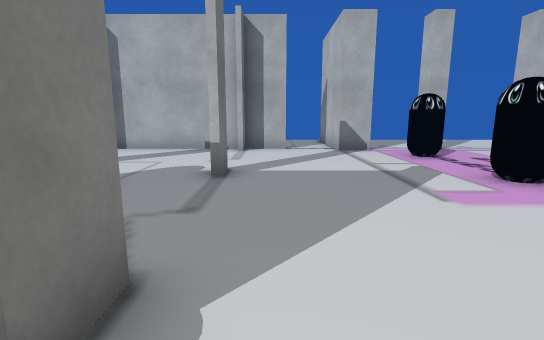
View 1 (above)

22 first-person views from a walk through a Unity game level. The camera is 1.2 m above the floor, tilts 10° down and sees 85° across. The floor is counted in squares, 1 m on a side. Each view is taken from the middle of a square. On the plan, view 1 faces up. The plan holds only what a view shows up to about 13 squares ahead; the rest is blank. The place goes on beyond the plan. The player character is not drawn. Door leaves are left out, so doorways stand open. Some surface patterns are stand-ins.

View 2
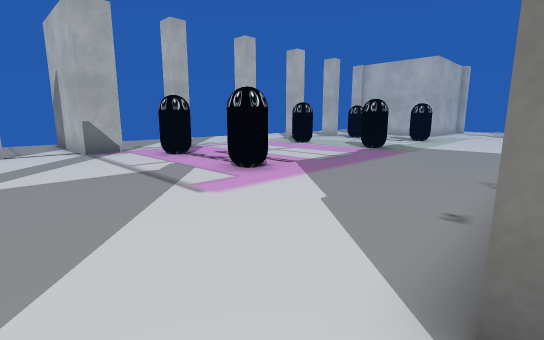

View 3
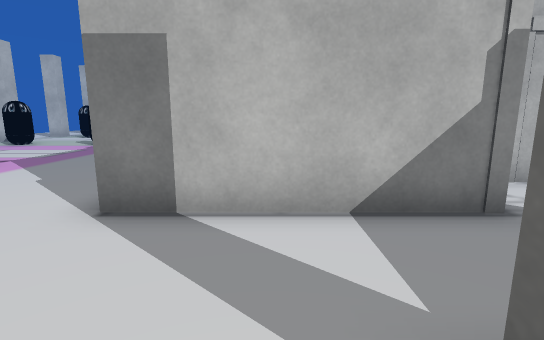

View 4
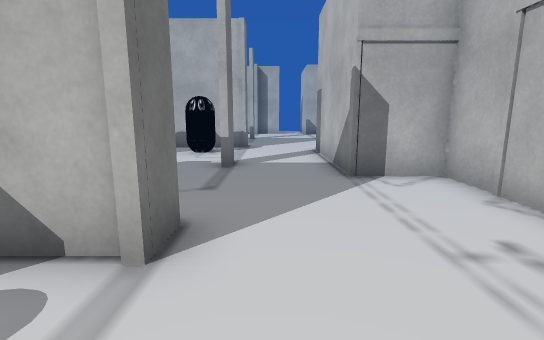

View 5
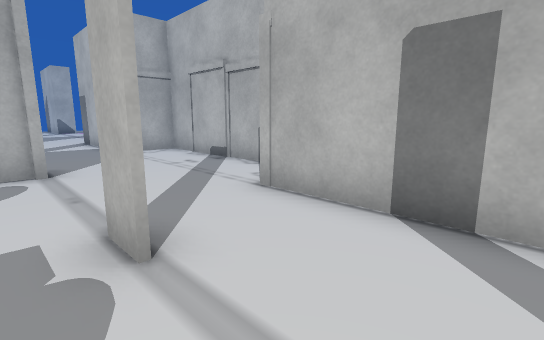

View 6
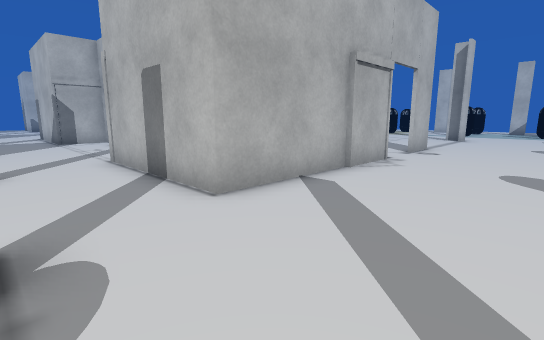

View 7
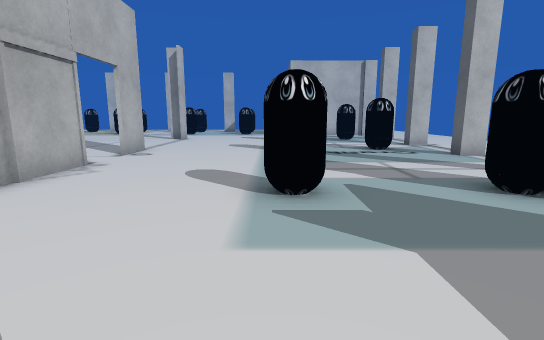

View 8
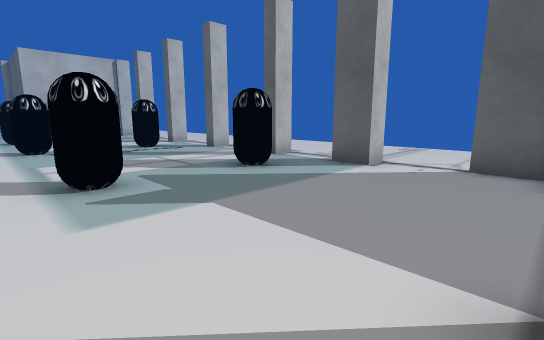

View 9
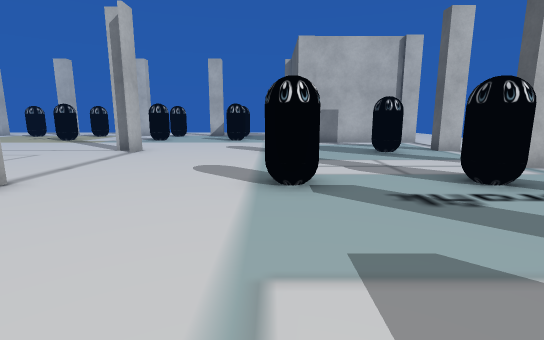

View 10
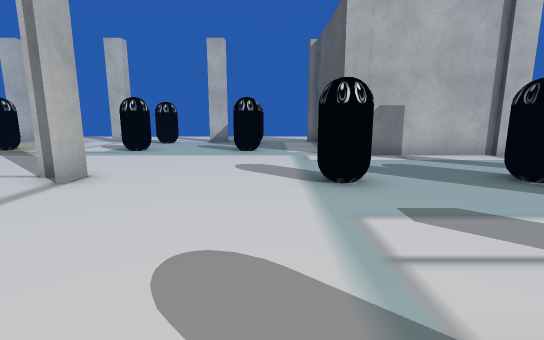

View 11
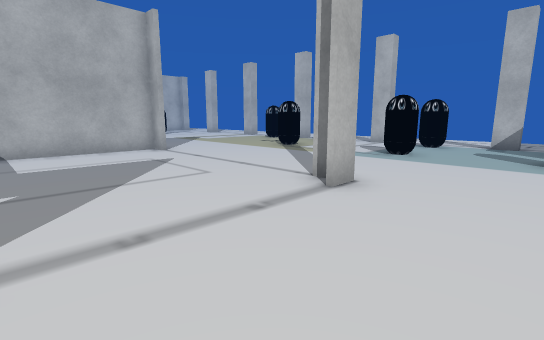

View 12
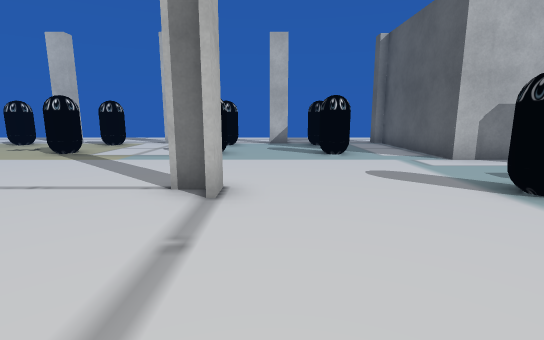

View 13
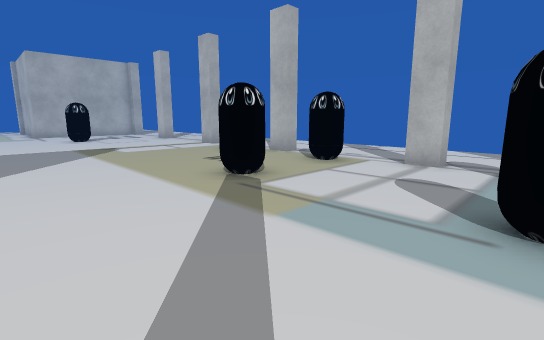

View 14
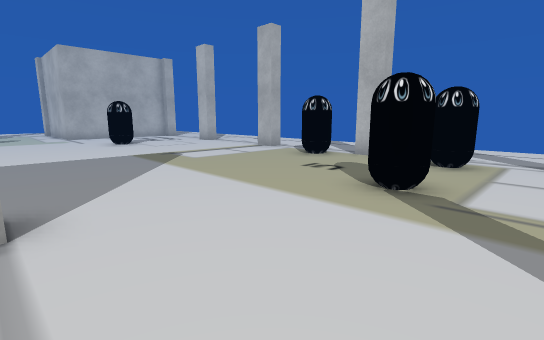

View 15
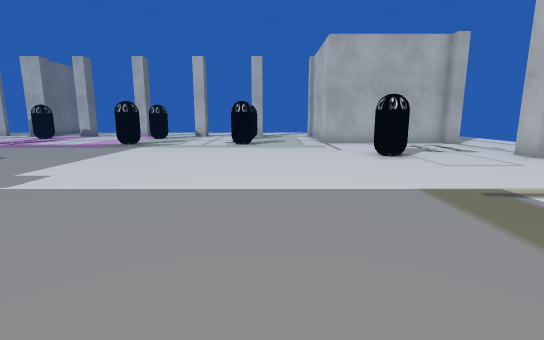

View 16
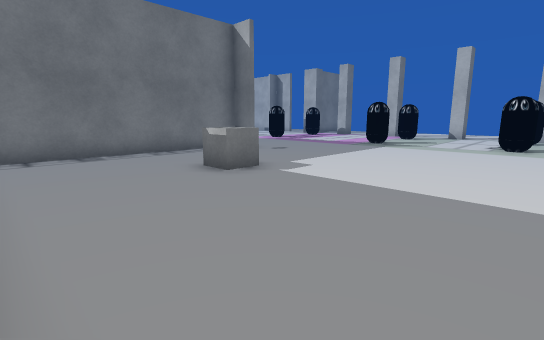

View 17
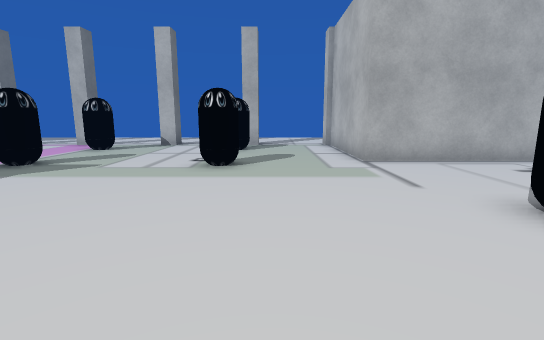

View 18
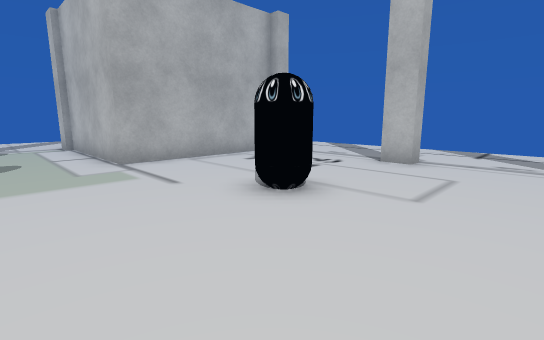

View 19
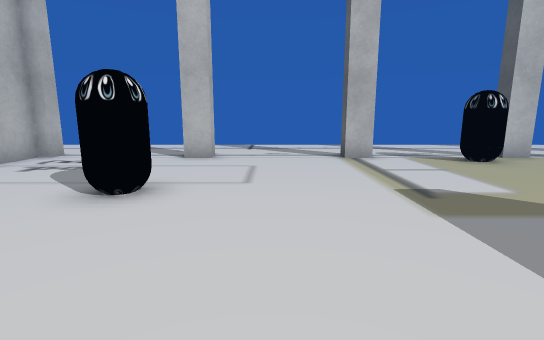

View 20
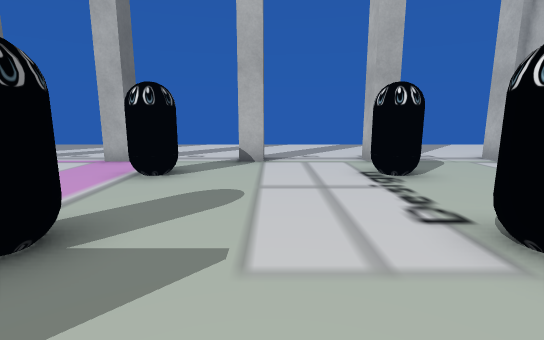

View 21
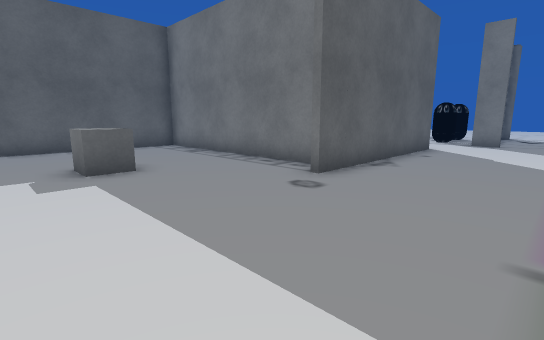

View 22
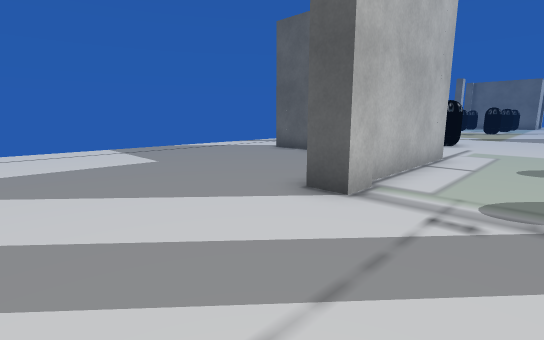

### Floor plan
Points are (right, up) in squares from view 1. A wall is a line through its corners. A room is listed if a view was taken in it or the views show most of it. See-through windows are left out.
Room 1 (views 1, 2, 3)
walls: (-1, -2.8) (-1, -3.9); (1.6, -4.9) (1.6, 0.2); (-1, 1.1) (-2.4, 1.1)
ways out: opening at (0.5, -6) to room 2; open door at (-1, -6.5) to room 2; opening at (0.5, 0.5) to room 3
objects: other object (-2, -1) to (-2, 0)
Room 2 (views 4, 5)
walls: (-1.2, -13.6) (-1.2, -12.8); (-1, -7.8) (-1, -8.6) (-2.4, -8.6); (3.6, -10) (3.6, -4.9) (1.6, -4.9); (1.6, -15.4) (1.6, -12)
ways out: opening at (0.5, -6) to room 1; open door at (-1, -6.5) to room 1; opening at (0.5, -16.5) to room 3; open door at (-1, -16.5) to room 3
Room 3 (views 6, 7, 8, 9, 10, 11, 12, 13, 14, 15, 16, 17, 18, 19, 20, 21, 22)
walls: (16.9, -8.6) (12.4, -8.6); (8.9, 0) (7.8, 0) (7.8, -8.4) (13.5, -8.4); (26.5, -4) (25.9, -4) (25.9, -3.2) (26.5, -3.2); (26.5, -8.8) (25.9, -8.8) (25.9, -7.9); (16.9, -17) (16.9, -16.2); (17.1, -17.1) (16.2, -17.1); (11.4, -17.1) (9.8, -17.1); (26.5, 0.8) (25.9, 0.8) (25.9, 1.8); (7.8, -17.1) (1.6, -17.1) (1.6, -15.4); (1.6, 0.2) (8.9, 0.2); (25, 7) (26.8, 7); (26.1, 6.2) (20.6, 6.2) (20.6, 11.1); (26.8, 5.8) (26.1, 5.8); (26.5, -18.7) (25.9, -18.7) (25.9, -17.9); (16.9, 11.1) (16.9, 12); (17.5, 11.1) (16.6, 11.1); (13.9, 11.1) (13, 11.1); (20.4, 11.1) (20.4, 11.9) (21.2, 11.9); (10.1, 11.1) (9.4, 11.1); (-1, 2.1) (-1, 1.1); (3.8, 11.1) (2.5, 11.1) (2.5, 12.6); (-1, 7) (-1, 5.9); (20.6, -28.2) (20.6, -23.2) (25.2, -23.2); (16.9, -28.9) (16.9, -28.1) (17.4, -28.1); (13.1, -28.9) (13.1, -28); (0.6, 11.6) (-1, 11.6) (-1, 10.8); (9.5, -28.9) (9.5, -28.1) (10.1, -28.1); (5.9, -28.9) (5.9, -28); (2.5, -28.9) (2.5, -28.1) (3.8, -28.1); (-0.8, -28.7) (0.5, -28.7)
ways out: opening at (0.5, 0.5) to room 1; opening at (0.5, -16.5) to room 2; open door at (-1, -16.5) to room 2; opening at (-1, 5); opening at (-1, 10); opening at (1.5, 12); open door at (-1, -26.5); open door at (-1, 3); open door at (-1, 8); open door at (1.5, -29); open door at (8.5, -17); gap at (13, -29)
objects: other object (4, -26) to (5, -26); other object (4, -23) to (5, -22); other object (4, 5) to (5, 6); other object (4, 9) to (5, 10); other object (11, -26) to (12, -26); other object (11, -23) to (12, -22); other object (11, 5) to (12, 6); other object (11, 9) to (12, 10); cube (12, -4) to (12, -3); other object (16, -26) to (17, -26); other object (16, -23) to (17, -22); other object (16, 5) to (17, 6); other object (16, 9) to (17, 10); other object (21, 1) to (22, 2); other object (22, -20); other object (22, -16); other object (22, -11) to (23, -11); other object (25, -20) to (26, -20); other object (25, -16) to (26, -16); other object (25, -11) to (26, -11); other object (25, -7) to (26, -6)

Where each view was taken, in squares from view 1:
view 1: 0 up, 0 right, facing up
view 2: 0 up, 0 right, facing up-right
view 3: 2 down, 2 left, facing right
view 4: 11 down, 0 right, facing up
view 5: 16 down, 2 left, facing up-right
view 6: 21 down, 1 left, facing up-right
view 7: 22 down, 0 right, facing right
view 8: 21 down, 1 left, facing down-right
view 9: 22 down, 6 right, facing right
view 10: 21 down, 11 right, facing right
view 11: 20 down, 12 right, facing up-right
view 12: 18 down, 12 right, facing right
view 13: 16 down, 18 right, facing up-right
view 14: 13 down, 17 right, facing up-right
view 15: 8 down, 18 right, facing up
view 16: 8 down, 18 right, facing up-left
view 17: 2 down, 18 right, facing up
view 18: 2 down, 18 right, facing up-right
view 19: 1 down, 17 right, facing right
view 20: 3 up, 14 right, facing up
view 21: 4 up, 14 right, facing down-left
view 22: 16 up, 18 right, facing down-right
